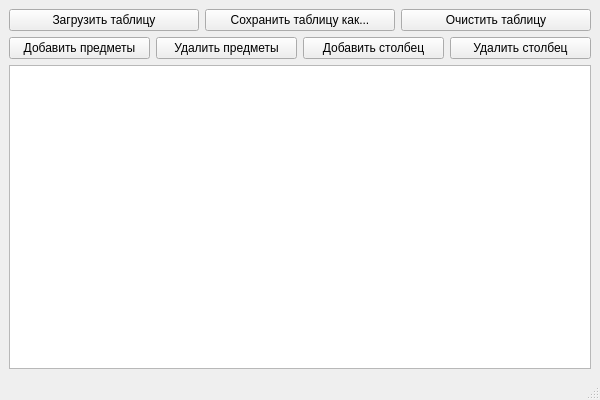
<?xml version="1.0" encoding="UTF-8"?>
<ui version="4.0">
 <class>MainWindow</class>
 <widget class="QMainWindow" name="MainWindow">
  <property name="geometry">
   <rect>
    <x>0</x>
    <y>0</y>
    <width>600</width>
    <height>400</height>
   </rect>
  </property>
  <property name="minimumSize">
   <size>
    <width>600</width>
    <height>400</height>
   </size>
  </property>
  <property name="windowTitle">
   <string>MainWindow</string>
  </property>
  <widget class="QWidget" name="centralwidget">
   <property name="enabled">
    <bool>true</bool>
   </property>
   <layout class="QVBoxLayout" name="verticalLayout_4">
    <item>
     <layout class="QVBoxLayout" name="verticalLayout_8">
      <item>
       <layout class="QHBoxLayout" name="horizontalLayout_3">
        <item>
         <widget class="QPushButton" name="load_table_button">
          <property name="text">
           <string>Загрузить таблицу</string>
          </property>
         </widget>
        </item>
        <item>
         <widget class="QPushButton" name="save_table_as_button">
          <property name="text">
           <string>Сохранить таблицу как...</string>
          </property>
         </widget>
        </item>
        <item>
         <widget class="QPushButton" name="clear_table_button">
          <property name="text">
           <string>Очистить таблицу</string>
          </property>
         </widget>
        </item>
       </layout>
      </item>
      <item>
       <layout class="QHBoxLayout" name="horizontalLayout_5">
        <item>
         <widget class="QPushButton" name="add_subjects_button">
          <property name="accessibleName">
           <string/>
          </property>
          <property name="text">
           <string>Добавить предметы</string>
          </property>
         </widget>
        </item>
        <item>
         <widget class="QPushButton" name="delete_subjects_button">
          <property name="text">
           <string>Удалить предметы</string>
          </property>
         </widget>
        </item>
        <item>
         <widget class="QPushButton" name="add_column_button">
          <property name="text">
           <string>Добавить столбец</string>
          </property>
         </widget>
        </item>
        <item>
         <widget class="QPushButton" name="delete_column_button">
          <property name="text">
           <string>Удалить столбец</string>
          </property>
         </widget>
        </item>
       </layout>
      </item>
     </layout>
    </item>
    <item>
     <layout class="QVBoxLayout" name="verticalLayout_3">
      <item>
       <widget class="QTableWidget" name="main_table">
        <property name="accessibleName">
         <string/>
        </property>
        <attribute name="verticalHeaderVisible">
         <bool>false</bool>
        </attribute>
       </widget>
      </item>
     </layout>
    </item>
   </layout>
  </widget>
  <widget class="QMenuBar" name="menubar">
   <property name="geometry">
    <rect>
     <x>0</x>
     <y>0</y>
     <width>600</width>
     <height>21</height>
    </rect>
   </property>
  </widget>
  <widget class="QStatusBar" name="statusbar"/>
 </widget>
 <resources/>
 <connections/>
</ui>
